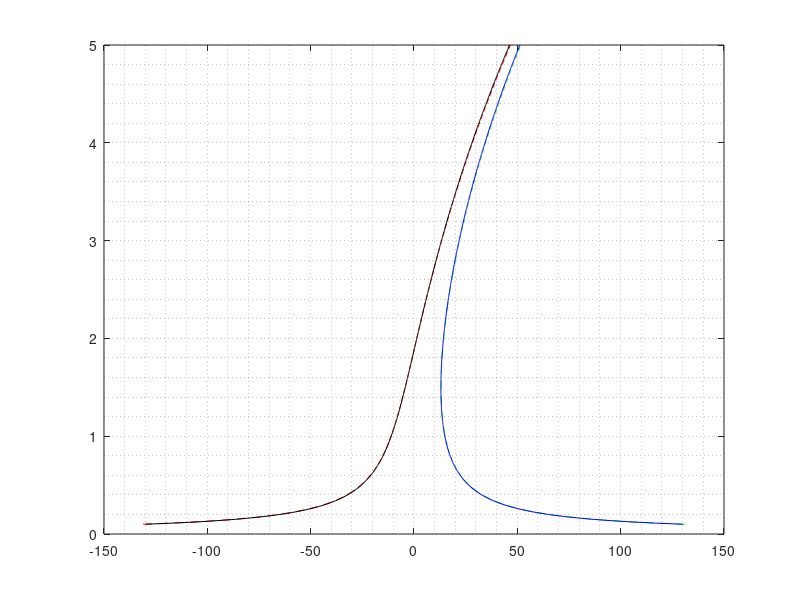

Here is the MATLAB script that generated this plot:
clc
clear all
x=0:0.01:10;
alpha=200;
f=1000;
zeta=0.7625;
g=76923; %mpa
den=7.850*10^-6; %kg/mm^3
d=30;l=1000;
vol=(pi/4)*d^2*l;
m=vol*den;
m1=5; R=40;
i=m1*R^2/2;
k=1;  %initial guess
di=inf;   
error=1; %in percentage
j=0;
r=0;
while(k>0 && di>2.0)   %di is decided by manufacturing possiblity of making hole in shaft
    q=sqrt(1+1/k^2);  %q=d0/di
    di=k*d;
    d0=q*di;
    j_s=pi*d^4/32;
    j_h=pi*(d0^4-di^4)/32;
    i_s=(i+m*d^2/24);
    i_h=(i+m*(d0^2+di^2)/24);
    j=j+1;  %for no.of iterations
    f_h=sqrt(g*j_h/(l*i_h));
    F=abs(sqrt(j_s/i_s)-sqrt(j_h/i_h))/sqrt(j_s/i_s);

    if (F*100<=error)     
        k=k-0.005;
        r=r+1;
        D0(r)=d0;
        Di(r)=di;
        freq(r)=f_h;            
    else
        k=k-0.005;
        
    end
    
end 

D=[D0;Di;freq]';
%          D1=[D0;Di;freq]';
%          D=flip(D1);
         p=length(D);
         q=[];
            for i1=1:p
                q(i1)=i1;
            end 
          a=[q',D];         
        [s,v] = listdlg('PromptString','Select the figures','Name','Figures Options',...
                'SelectionMode','single','ListSize',[250 300],...
                'ListString',num2str(a));
            
        if v==1
         j_h1=pi*(D0(s)^4-Di(s)^4)/32;   
         i_h1=(i+m*(D0(s)^2+Di(s)^2)/24);     
        else
            return
        end

 j_s1=pi*d^4/32;
 j_h1=pi*(D0(1)^4-Di(1)^4)/32;
 i_s1=(i+m*d^2/24);
 
 D0(s)
 Di(s)
 
f_s=sqrt(g*j_s1/(l*i_s1))
f_h=sqrt(g*j_h1/(l*i_h1))

% ws=f_s/(2*pi)
% wh=f_h/(2*pi)

% a=0:0.0001:0.01;
% sigma_s1=(3/8)*(alpha*f_s)*a.^2 + sqrt((f^2./(4*i_s1^2*f_s^2*a.^2))-zeta^2*f_s^2);
% sigma_s2=(3/8)*(alpha*f_s)*a.^2 - sqrt((f^2./(4*i_s1^2*f_s^2*a.^2))-zeta^2*f_s^2);

a=0.1:0.01:5;
sigma_s1=(3/8)*(alpha*a.^2/f_s) + sqrt((f^2./(4*f_s^2*a.^2))-zeta^2);
sigma_s2=(3/8)*(alpha*a.^2/f_s) - sqrt((f^2./(4*f_s^2*a.^2))-zeta^2);

sigma_h1=(3/8)*(alpha*a.^2/f_h) + sqrt((f^2./(4*f_h^2*a.^2))-zeta^2);
sigma_h2=(3/8)*(alpha*a.^2/f_h) - sqrt((f^2./(4*f_h^2*a.^2))-zeta^2);



% sigma_h1=(3/8)*(alpha*f_h)*a.^2+sqrt((f^2./(4*i_h1^2*f_h^2*a.^2))-zeta^2*f_h^2);
% sigma_h2=(3/8)*(alpha*f_h)*a.^2-sqrt((f^2./(4*i_h1^2*f_h^2*a.^2))-zeta^2*f_h^2);

figure(1)
plot(sigma_s1,a,'--g')
hold on
plot(sigma_s2,a,'--r')
hold on
plot(sigma_h1,a,'b',sigma_h2,a,'k')
grid minor

% figure(2)
% plot(sigma_h1,a,sigma_h2,a)
% grid minor














